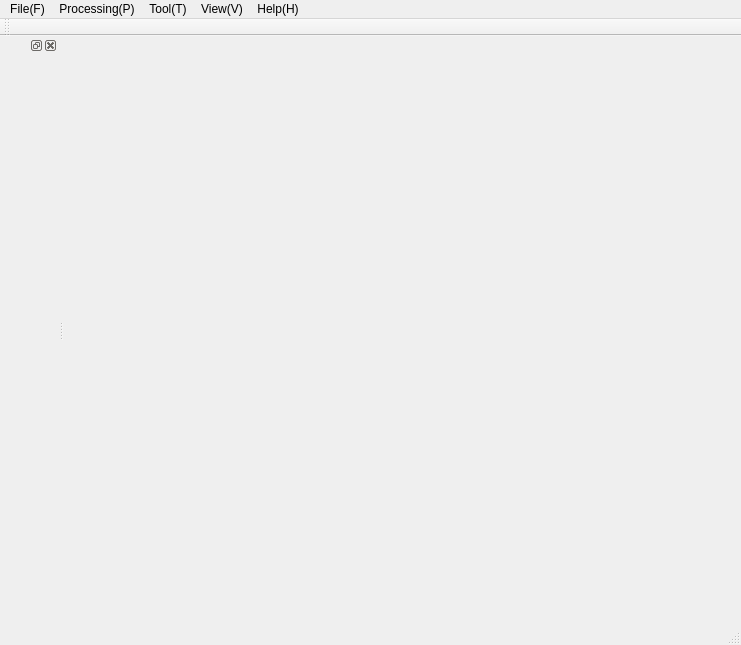
<?xml version="1.0" encoding="UTF-8"?>
<ui version="4.0">
 <class>HDiff_MainWindow</class>
 <widget class="QMainWindow" name="HDiff_MainWindow">
  <property name="geometry">
   <rect>
    <x>0</x>
    <y>0</y>
    <width>741</width>
    <height>645</height>
   </rect>
  </property>
  <property name="windowTitle">
   <string>HDiff_MainWindow</string>
  </property>
  <widget class="QWidget" name="centralWidget">
   <widget class="QWidget" name="hViewer" native="true">
    <property name="geometry">
     <rect>
      <x>-1</x>
      <y>0</y>
      <width>661</width>
      <height>571</height>
     </rect>
    </property>
   </widget>
  </widget>
  <widget class="QMenuBar" name="menuBar">
   <property name="geometry">
    <rect>
     <x>0</x>
     <y>0</y>
     <width>741</width>
     <height>23</height>
    </rect>
   </property>
   <widget class="QMenu" name="menuFile_F">
    <property name="title">
     <string>File(F)</string>
    </property>
    <addaction name="openAction"/>
    <addaction name="saveAction"/>
    <addaction name="saveAsAction"/>
    <addaction name="separator"/>
    <addaction name="printAction"/>
    <addaction name="exitAction"/>
   </widget>
   <widget class="QMenu" name="menuProcessing_P">
    <property name="title">
     <string>Processing(P)</string>
    </property>
   </widget>
   <widget class="QMenu" name="menuTool_T">
    <property name="title">
     <string>Tool(T)</string>
    </property>
   </widget>
   <widget class="QMenu" name="menuView_V">
    <property name="title">
     <string>View(V)</string>
    </property>
   </widget>
   <widget class="QMenu" name="menuHelp_H">
    <property name="title">
     <string>Help(H)</string>
    </property>
   </widget>
   <addaction name="menuFile_F"/>
   <addaction name="menuProcessing_P"/>
   <addaction name="menuTool_T"/>
   <addaction name="menuView_V"/>
   <addaction name="menuHelp_H"/>
  </widget>
  <widget class="QToolBar" name="mainToolBar">
   <attribute name="toolBarArea">
    <enum>TopToolBarArea</enum>
   </attribute>
   <attribute name="toolBarBreak">
    <bool>false</bool>
   </attribute>
  </widget>
  <widget class="QStatusBar" name="statusBar"/>
  <widget class="QDockWidget" name="dockWidget">
   <attribute name="dockWidgetArea">
    <number>1</number>
   </attribute>
   <widget class="QWidget" name="dockWidgetContents"/>
  </widget>
  <action name="openAction">
   <property name="icon">
    <iconset resource="imgrc.qrc">
     <normaloff>:/viewer/img/open.png</normaloff>:/viewer/img/open.png</iconset>
   </property>
   <property name="text">
    <string>Load(L)</string>
   </property>
  </action>
  <action name="saveAction">
   <property name="icon">
    <iconset resource="imgrc.qrc">
     <normaloff>:/viewer/img/save.png</normaloff>:/viewer/img/save.png</iconset>
   </property>
   <property name="text">
    <string>Save(S)</string>
   </property>
  </action>
  <action name="saveAsAction">
   <property name="text">
    <string>Save As(A)</string>
   </property>
  </action>
  <action name="printAction">
   <property name="text">
    <string>Print(P)</string>
   </property>
  </action>
  <action name="exitAction">
   <property name="text">
    <string>Exit(E)</string>
   </property>
  </action>
  <action name="mriAction">
   <property name="text">
    <string>MRI Processing</string>
   </property>
  </action>
 </widget>
 <layoutdefault spacing="6" margin="11"/>
 <resources>
  <include location="imgrc.qrc"/>
 </resources>
 <connections/>
</ui>
